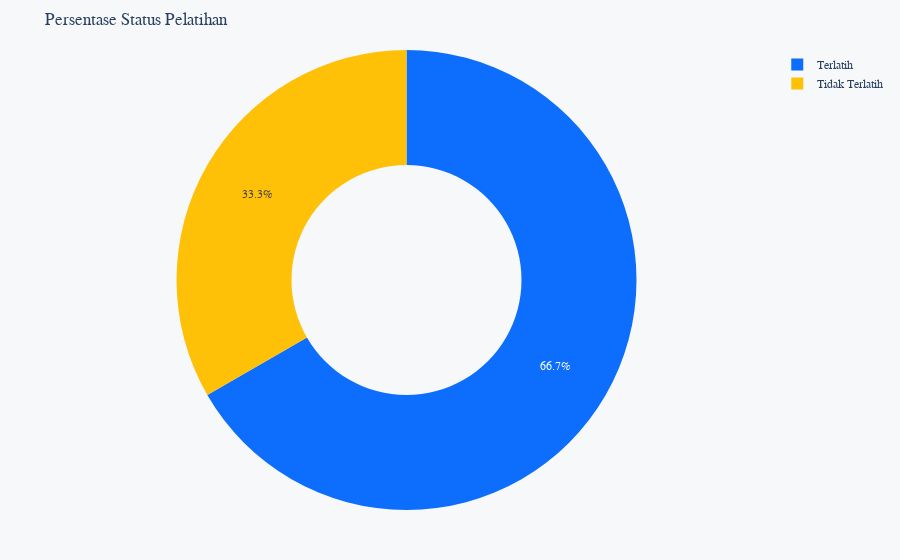

The cell this chart's notebook holds for it:
### Code cell
# Plot donut chart menggunakan Plotly Express
donut_status_pelatihan = px.pie(count, names=count.index, values=count.values,
             color=count.index, color_discrete_map={'Tidak Terlatih': '#ffc107', 'Terlatih': '#0d6efd'},
             hole=0.5, title='Persentase Status Pelatihan')

donut_status_pelatihan.update_layout(
    xaxis_title="Metode Kontrasepsi",
    yaxis_title="Jumlah Penggunaan",
    xaxis=dict(categoryorder="total ascending"),
    font=dict(family="Arial"),
    margin=dict(l=50, r=50, b=50, t=50),
    paper_bgcolor="#f6f8fa",
    plot_bgcolor="#f6f8fa",
    hoverlabel=dict(
        bgcolor="white",
        font=dict(family="Arial")
    ),
    legend=dict(font=dict(family="Arial")),
    hovermode="closest",
    hoverdistance=30,
    updatemenus=[dict(font=dict(family="Arial"))]
)

# Menampilkan plot
donut_status_pelatihan.show()

### Figure 1 — Plotly figure (JSON) as saved in the notebook; plotly's stock layout.template omitted (floating-point values rounded to 4 significant figures)
{"data": [{"customdata": [["Terlatih"], ["Tidak Terlatih"]], "domain": {"x": [0, 1], "y": [0, 1]}, "hole": 0.5, "hovertemplate": "Status Pelatihan=%{customdata[0]}<br>value=%{value}<extra></extra>", "labels": ["Terlatih", "Tidak Terlatih"], "legendgroup": "", "marker": {"colors": ["#0d6efd", "#ffc107"]}, "name": "", "showlegend": true, "type": "pie", "values": [2, 1]}], "layout": {"font": {"family": "Arial"}, "hoverdistance": 30, "hoverlabel": {"bgcolor": "white", "font": {"family": "Arial"}}, "hovermode": "closest", "legend": {"font": {"family": "Arial"}, "tracegroupgap": 0}, "margin": {"b": 50, "l": 50, "r": 50, "t": 50}, "paper_bgcolor": "#f6f8fa", "plot_bgcolor": "#f6f8fa", "title": {"text": "Persentase Status Pelatihan"}, "updatemenus": [{"font": {"family": "Arial"}}], "xaxis": {"categoryorder": "total ascending", "title": {"text": "Metode Kontrasepsi"}}, "yaxis": {"title": {"text": "Jumlah Penggunaan"}}}}
